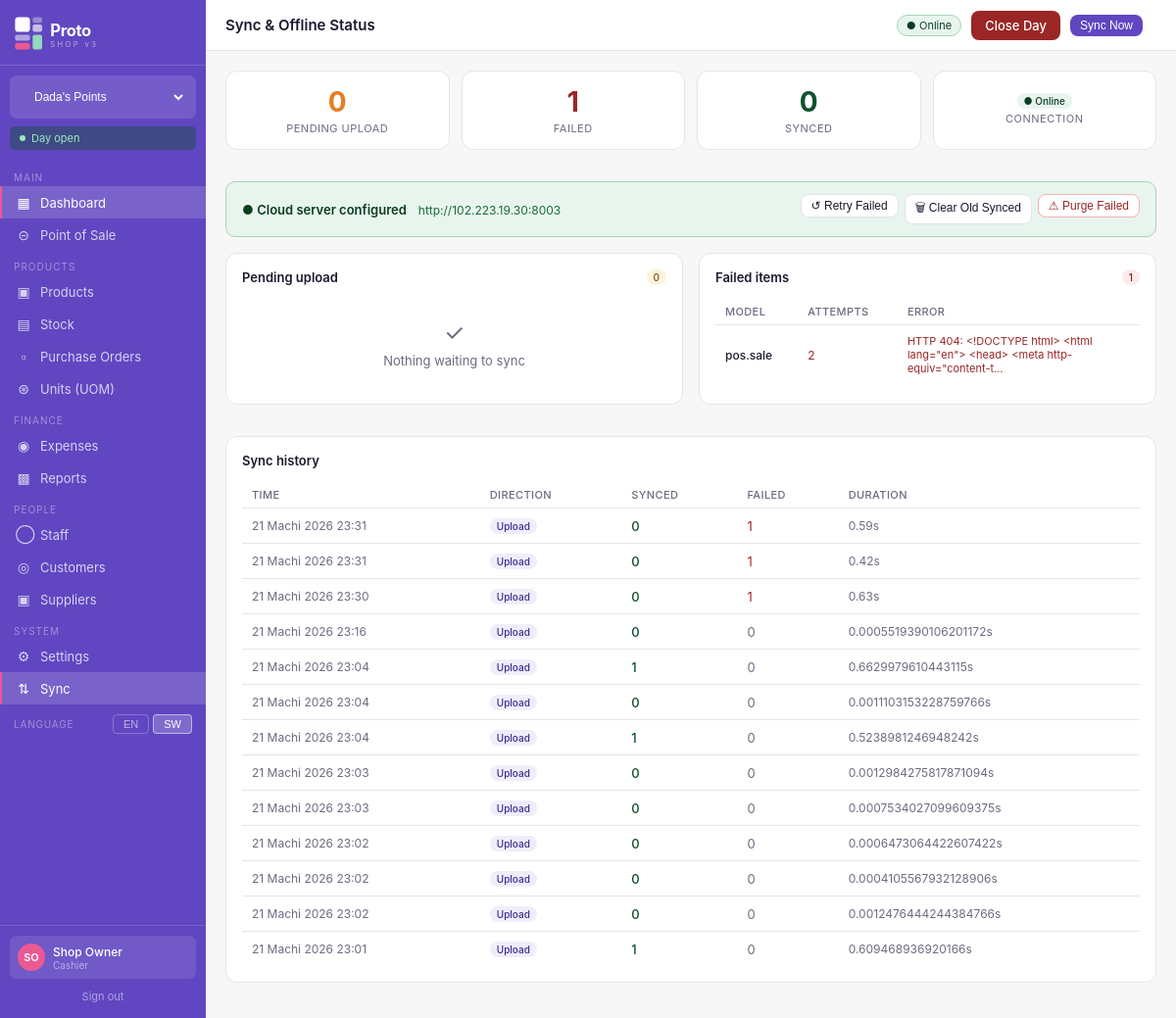
Before: /sync/dashboard/ (signed in) with the older database file.
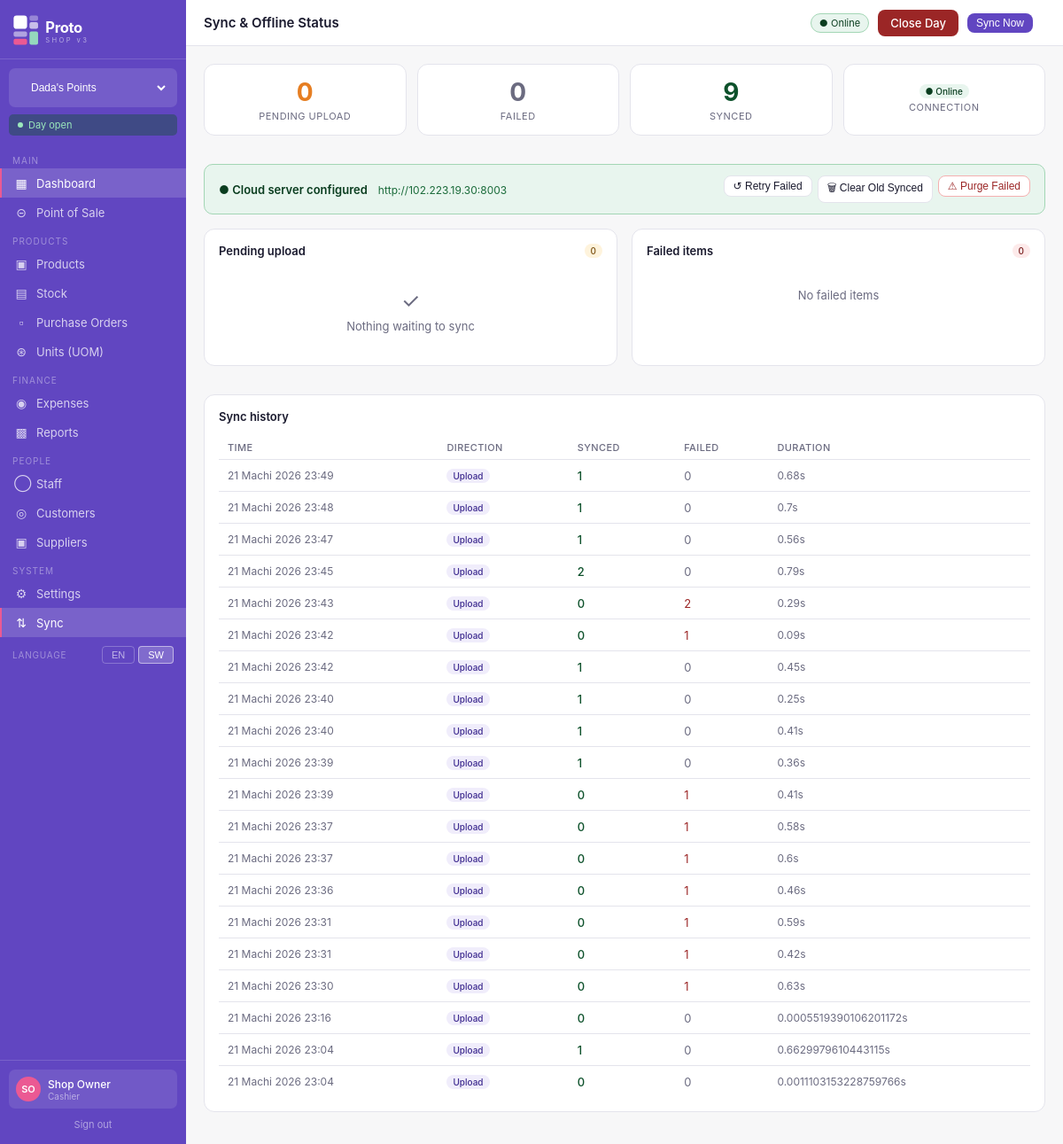
After: the same page with the newer database file.
### sync_engine/models.py (models this page shows, shortened)
class SyncQueue(models.Model):
    OPERATION_CHOICES = [
        ('create', 'Create'),
        ('update', 'Update'),
        ('delete', 'Delete'),
    ]
    STATUS_CHOICES = [
        ('pending', 'Pending'),
        ('synced', 'Synced'),
        ('failed', 'Failed'),
    ]
    content_type = models.ForeignKey(ContentType, on_delete=models.CASCADE)
    object_id = models.PositiveIntegerField()
    content_object = GenericForeignKey('content_type', 'object_id')
    operation = models.CharField(max_length=10, choices=OPERATION_CHOICES)
    payload = models.JSONField()
    status = models.CharField(max_length=10, choices=STATUS_CHOICES, default='pending')
    attempts = models.IntegerField(default=0)
    error_message = models.TextField(blank=True)
    created_at = models.DateTimeField(auto_now_add=True)
    synced_at = models.DateTimeField(null=True, blank=True)
    class Meta:
        ordering = ['created_at']

class SyncLog(models.Model):
    direction = models.CharField(max_length=10, choices=[('up', 'Upload'), ('down', 'Download')])
    records_synced = models.IntegerField(default=0)
    records_failed = models.IntegerField(default=0)
    duration_seconds = models.FloatField(default=0)
    error = models.TextField(blank=True)
    created_at = models.DateTimeField(auto_now_add=True)

### sync_engine/views.py (the view)
# urls.py: path('dashboard/',      views.sync_dashboard, name='dashboard'),
@login_required
def sync_dashboard(request):
    from shops.models import Shop
    shop_id = request.session.get('current_shop_id')
    shop = Shop.objects.filter(id=shop_id).first()
    pending_items = SyncQueue.objects.filter(status='pending').order_by('created_at')[:50]
    failed_items  = SyncQueue.objects.filter(status='failed').order_by('-created_at')[:50]
    recent_logs   = SyncLog.objects.order_by('-created_at')[:20]
    total_pending = SyncQueue.objects.filter(status='pending').count()
    total_failed  = SyncQueue.objects.filter(status='failed').count()
    total_synced  = SyncQueue.objects.filter(status='synced').count()
    configured = bool(getattr(django_settings, 'CLOUD_SYNC_URL', ''))
    cloud_url  = getattr(django_settings, 'CLOUD_SYNC_URL', '')
    return render(request, 'sync_engine/dashboard.html', {
        'shop': shop,
        'pending_items': pending_items,
        'failed_items':  failed_items,
        'recent_logs':   recent_logs,
        'total_pending': total_pending,
        'total_failed':  total_failed,
        'total_synced':  total_synced,
        'configured':    configured,
        'cloud_url':     cloud_url,
    })

### shops/models.py (called while the page is built)
    @property
    def is_open(self):
        return self.status == 'open'

### templates/sync_engine/dashboard.html (shortened to what the changed rows need)
{% extends "base.html" %}
{% block page_title %}Sync & Offline Status{% endblock %}
{% block content %}
<div style="display:grid;grid-template-columns:repeat(4,1fr);gap:12px;margin-bottom:16px">
  <div class="card" style="text-align:center;padding:14px">
    <div style="font-size:28px;font-weight:700;color:{% if total_failed > 0 %}#9b2626{% else %}#6b6b80{% endif %}">{{ total_failed }}</div>
    <div style="font-size:11px;color:#6b6b80;margin-top:3px;text-transform:uppercase;letter-spacing:.5px">Failed</div>
  </div>
  <div class="card" style="text-align:center;padding:14px">
    <div style="font-size:28px;font-weight:700;color:#0D512B">{{ total_synced }}</div>
    <div style="font-size:11px;color:#6b6b80;margin-top:3px;text-transform:uppercase;letter-spacing:.5px">Synced</div>
  </div>
</div>
<div class="grid-2">
  <div class="card">
    <div class="card-title">
      Failed items
      <span class="badge badge-red">{{ total_failed }}</span>
    </div>
    {% if failed_items %}
    <div class="table-wrap" style="max-height:300px;overflow-y:auto">
      <table>
        <thead><tr><th>Model</th><th>Attempts</th><th>Error</th></tr></thead>
        <tbody>
          {% for item in failed_items %}
          <tr>
            <td style="font-weight:500;font-size:12px">{{ item.payload.model|default:item.content_type }}</td>
            <td style="color:#9b2626;font-size:12px">{{ item.attempts }}</td>
            <td style="font-size:11px;color:#9b2626;max-width:200px;word-break:break-word">{{ item.error_message|truncatechars:80 }}</td>
          </tr>
          {% endfor %}
        </tbody>
      </table>
    </div>
    {% else %}
    <div style="text-align:center;padding:20px;color:#6b6b80;font-size:13px">No failed items</div>
    {% endif %}
  </div>
</div>
<div class="card" style="margin-top:16px">
  {% if recent_logs %}
  <div class="table-wrap">
    <table>
      <thead><tr><th>Time</th><th>Direction</th><th>Synced</th><th>Failed</th><th>Duration</th></tr></thead>
      <tbody>
        {% for log in recent_logs %}
        <tr>
          <td style="font-size:12px;color:#6b6b80">{{ log.created_at|date:"d M Y H:i" }}</td>
          <td><span class="badge badge-{% if log.direction == 'up' %}purple{% else %}green{% endif %}">{{ log.get_direction_display }}</span></td>
          <td style="color:#0D512B;font-weight:500">{{ log.records_synced }}</td>
          <td style="color:{% if log.records_failed > 0 %}#9b2626{% else %}#6b6b80{% endif %}">{{ log.records_failed }}</td>
          <td style="font-size:12px;color:#6b6b80">{{ log.duration_seconds }}s</td>
        </tr>
        {% endfor %}
      </tbody>
    </table>
  </div>
  {% else %}
  <p style="color:#6b6b80;font-size:13px;padding:8px 0">No sync history yet.</p>
  {% endif %}
</div>
{% endblock %}

Changed rows visible on the page:
no longer on this page (row edited): SyncQueue: payload.model "pos.sale", attempts "2", error_message "HTTP 404: <!DOCTYPE html> <html lang=\"en\"> <head> <meta http-equiv=\"content-t…"
no longer on this page (row unchanged): SyncLog: created_at "21 Machi 2026 23:04", direction "Upload", records_synced "1", records_failed "0", duration_seconds "0.5238981246948242"
no longer on this page (row unchanged): SyncLog: created_at "21 Machi 2026 23:03", direction "Upload", records_synced "0", records_failed "0", duration_seconds "0.0012984275817871094"
no longer on this page (row unchanged): SyncLog: created_at "21 Machi 2026 23:03", direction "Upload", records_synced "0", records_failed "0", duration_seconds "0.0007534027099609375"
no longer on this page (row unchanged): SyncLog: created_at "21 Machi 2026 23:02", direction "Upload", records_synced "0", records_failed "0", duration_seconds "0.0006473064422607422"
no longer on this page (row unchanged): SyncLog: created_at "21 Machi 2026 23:02", direction "Upload", records_synced "0", records_failed "0", duration_seconds "0.0004105567932128906"
no longer on this page (row unchanged): SyncLog: created_at "21 Machi 2026 23:02", direction "Upload", records_synced "0", records_failed "0", duration_seconds "0.0012476444244384766"
no longer on this page (row unchanged): SyncLog: created_at "21 Machi 2026 23:01", direction "Upload", records_synced "1", records_failed "0", duration_seconds "0.609468936920166"
added SyncLog: created_at "21 Machi 2026 23:49", direction "Upload", records_synced "1", records_failed "0", duration_seconds "0.68"
added SyncLog: created_at "21 Machi 2026 23:48", direction "Upload", records_synced "1", records_failed "0", duration_seconds "0.7"
added SyncLog: created_at "21 Machi 2026 23:47", direction "Upload", records_synced "1", records_failed "0", duration_seconds "0.56"
added SyncLog: created_at "21 Machi 2026 23:45", direction "Upload", records_synced "2", records_failed "0", duration_seconds "0.79"
added SyncLog: created_at "21 Machi 2026 23:43", direction "Upload", records_synced "0", records_failed "2", duration_seconds "0.29"
added SyncLog: created_at "21 Machi 2026 23:42", direction "Upload", records_synced "0", records_failed "1", duration_seconds "0.09"
added SyncLog: created_at "21 Machi 2026 23:42", direction "Upload", records_synced "1", records_failed "0", duration_seconds "0.45"
added SyncLog: created_at "21 Machi 2026 23:40", direction "Upload", records_synced "1", records_failed "0", duration_seconds "0.25"
added SyncLog: created_at "21 Machi 2026 23:40", direction "Upload", records_synced "1", records_failed "0", duration_seconds "0.41"
added SyncLog: created_at "21 Machi 2026 23:39", direction "Upload", records_synced "1", records_failed "0", duration_seconds "0.36"
added SyncLog: created_at "21 Machi 2026 23:39", direction "Upload", records_synced "0", records_failed "1", duration_seconds "0.41"
added SyncLog: created_at "21 Machi 2026 23:37", direction "Upload", records_synced "0", records_failed "1", duration_seconds "0.58"
added SyncLog: created_at "21 Machi 2026 23:37", direction "Upload", records_synced "0", records_failed "1", duration_seconds "0.6"
added SyncLog: created_at "21 Machi 2026 23:36", direction "Upload", records_synced "0", records_failed "1", duration_seconds "0.46"
Other visible differences:
{{ total_failed }}: "1" → "0"
{{ total_synced }}: "0" → "9"
text no longer shown: "MODEL ATTEMPTS ERROR"
text now shown: "No failed items"
